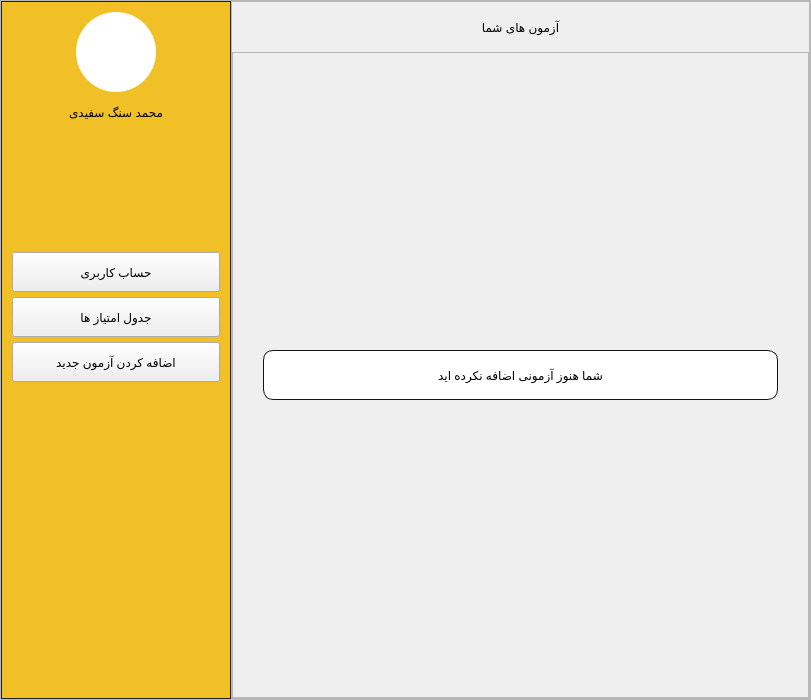
<?xml version="1.0" encoding="UTF-8"?>
<ui version="4.0">
 <class>MainWindow</class>
 <widget class="QMainWindow" name="MainWindow">
  <property name="geometry">
   <rect>
    <x>0</x>
    <y>0</y>
    <width>811</width>
    <height>700</height>
   </rect>
  </property>
  <property name="windowTitle">
   <string>MainWindow</string>
  </property>
  <widget class="QWidget" name="centralwidget">
   <layout class="QVBoxLayout" name="verticalLayout">
    <property name="spacing">
     <number>0</number>
    </property>
    <property name="leftMargin">
     <number>0</number>
    </property>
    <property name="topMargin">
     <number>0</number>
    </property>
    <property name="rightMargin">
     <number>0</number>
    </property>
    <property name="bottomMargin">
     <number>0</number>
    </property>
    <item>
     <widget class="QFrame" name="contectFrame">
      <property name="minimumSize">
       <size>
        <width>0</width>
        <height>0</height>
       </size>
      </property>
      <property name="styleSheet">
       <string notr="true">QFrame#contectFrame{}</string>
      </property>
      <property name="frameShape">
       <enum>QFrame::StyledPanel</enum>
      </property>
      <property name="frameShadow">
       <enum>QFrame::Raised</enum>
      </property>
      <layout class="QHBoxLayout" name="horizontalLayout">
       <property name="spacing">
        <number>0</number>
       </property>
       <property name="leftMargin">
        <number>0</number>
       </property>
       <property name="topMargin">
        <number>0</number>
       </property>
       <property name="rightMargin">
        <number>0</number>
       </property>
       <property name="bottomMargin">
        <number>0</number>
       </property>
       <item>
        <widget class="QFrame" name="menuFrame">
         <property name="minimumSize">
          <size>
           <width>230</width>
           <height>0</height>
          </size>
         </property>
         <property name="maximumSize">
          <size>
           <width>250</width>
           <height>16777215</height>
          </size>
         </property>
         <property name="styleSheet">
          <string notr="true">#menuFrame{
	border:1px solid rgb(34, 34, 34) ;
	background-color:#f1bf26;
}
</string>
         </property>
         <property name="frameShape">
          <enum>QFrame::StyledPanel</enum>
         </property>
         <property name="frameShadow">
          <enum>QFrame::Raised</enum>
         </property>
         <layout class="QVBoxLayout" name="verticalLayout_4">
          <property name="spacing">
           <number>5</number>
          </property>
          <property name="leftMargin">
           <number>10</number>
          </property>
          <property name="topMargin">
           <number>10</number>
          </property>
          <property name="rightMargin">
           <number>10</number>
          </property>
          <property name="bottomMargin">
           <number>10</number>
          </property>
          <item>
           <layout class="QGridLayout" name="gridLayout_2">
            <item row="0" column="0">
             <widget class="QLabel" name="profileImageLabel">
              <property name="minimumSize">
               <size>
                <width>80</width>
                <height>80</height>
               </size>
              </property>
              <property name="maximumSize">
               <size>
                <width>80</width>
                <height>80</height>
               </size>
              </property>
              <property name="sizeIncrement">
               <size>
                <width>0</width>
                <height>0</height>
               </size>
              </property>
              <property name="styleSheet">
               <string notr="true">QFrame#profileImageLabel{
backgound-color:#fffff;
border-radius:40px;
background-color:#ffffff;
}
QFrame#profileImageLabel::QPixmap{

}</string>
              </property>
              <property name="text">
               <string/>
              </property>
              <property name="alignment">
               <set>Qt::AlignCenter</set>
              </property>
             </widget>
            </item>
           </layout>
          </item>
          <item>
           <layout class="QGridLayout" name="gridLayout">
            <property name="horizontalSpacing">
             <number>6</number>
            </property>
            <property name="verticalSpacing">
             <number>0</number>
            </property>
            <item row="0" column="0">
             <widget class="QLabel" name="profileNameLabel">
              <property name="minimumSize">
               <size>
                <width>0</width>
                <height>30</height>
               </size>
              </property>
              <property name="maximumSize">
               <size>
                <width>16777215</width>
                <height>16777215</height>
               </size>
              </property>
              <property name="styleSheet">
               <string notr="true"/>
              </property>
              <property name="text">
               <string>محمد سنگ سفیدی</string>
              </property>
              <property name="alignment">
               <set>Qt::AlignCenter</set>
              </property>
             </widget>
            </item>
           </layout>
          </item>
          <item>
           <spacer name="verticalSpacer">
            <property name="orientation">
             <enum>Qt::Vertical</enum>
            </property>
            <property name="sizeType">
             <enum>QSizePolicy::Minimum</enum>
            </property>
            <property name="sizeHint" stdset="0">
             <size>
              <width>20</width>
              <height>120</height>
             </size>
            </property>
           </spacer>
          </item>
          <item>
           <widget class="QPushButton" name="profileSettingButton">
            <property name="minimumSize">
             <size>
              <width>90</width>
              <height>40</height>
             </size>
            </property>
            <property name="maximumSize">
             <size>
              <width>16777215</width>
              <height>16777215</height>
             </size>
            </property>
            <property name="text">
             <string>حساب کاربری</string>
            </property>
           </widget>
          </item>
          <item>
           <widget class="QPushButton" name="ratingTableButton">
            <property name="minimumSize">
             <size>
              <width>90</width>
              <height>40</height>
             </size>
            </property>
            <property name="maximumSize">
             <size>
              <width>16777215</width>
              <height>16777215</height>
             </size>
            </property>
            <property name="text">
             <string>جدول امتیاز ها</string>
            </property>
           </widget>
          </item>
          <item>
           <widget class="QPushButton" name="createQuizButton">
            <property name="minimumSize">
             <size>
              <width>90</width>
              <height>40</height>
             </size>
            </property>
            <property name="maximumSize">
             <size>
              <width>16777215</width>
              <height>16777215</height>
             </size>
            </property>
            <property name="text">
             <string>اضافه کردن آزمون جدید</string>
            </property>
           </widget>
          </item>
          <item>
           <spacer name="verticalSpacer_2">
            <property name="orientation">
             <enum>Qt::Vertical</enum>
            </property>
            <property name="sizeType">
             <enum>QSizePolicy::MinimumExpanding</enum>
            </property>
            <property name="sizeHint" stdset="0">
             <size>
              <width>20</width>
              <height>40</height>
             </size>
            </property>
           </spacer>
          </item>
         </layout>
        </widget>
       </item>
       <item>
        <widget class="QFrame" name="contentFrame">
         <property name="frameShape">
          <enum>QFrame::StyledPanel</enum>
         </property>
         <property name="frameShadow">
          <enum>QFrame::Raised</enum>
         </property>
         <layout class="QVBoxLayout" name="verticalLayout_2">
          <property name="spacing">
           <number>0</number>
          </property>
          <property name="leftMargin">
           <number>0</number>
          </property>
          <property name="topMargin">
           <number>0</number>
          </property>
          <property name="rightMargin">
           <number>0</number>
          </property>
          <property name="bottomMargin">
           <number>0</number>
          </property>
          <item>
           <widget class="QLabel" name="titleLabel">
            <property name="minimumSize">
             <size>
              <width>0</width>
              <height>50</height>
             </size>
            </property>
            <property name="text">
             <string>آزمون های شما</string>
            </property>
            <property name="alignment">
             <set>Qt::AlignCenter</set>
            </property>
           </widget>
          </item>
          <item>
           <widget class="QScrollArea" name="scrollArea">
            <property name="minimumSize">
             <size>
              <width>568</width>
              <height>0</height>
             </size>
            </property>
            <property name="verticalScrollBarPolicy">
             <enum>Qt::ScrollBarAsNeeded</enum>
            </property>
            <property name="horizontalScrollBarPolicy">
             <enum>Qt::ScrollBarAlwaysOff</enum>
            </property>
            <property name="widgetResizable">
             <bool>true</bool>
            </property>
            <widget class="QWidget" name="scrollAreaWidgetContents">
             <property name="geometry">
              <rect>
               <x>0</x>
               <y>0</y>
               <width>575</width>
               <height>644</height>
              </rect>
             </property>
             <layout class="QGridLayout" name="contectLayout">
              <property name="leftMargin">
               <number>30</number>
              </property>
              <property name="topMargin">
               <number>30</number>
              </property>
              <property name="rightMargin">
               <number>30</number>
              </property>
              <property name="bottomMargin">
               <number>30</number>
              </property>
              <property name="horizontalSpacing">
               <number>0</number>
              </property>
              <property name="verticalSpacing">
               <number>30</number>
              </property>
              <item row="0" column="0">
               <widget class="QLabel" name="emptyLabel">
                <property name="enabled">
                 <bool>true</bool>
                </property>
                <property name="minimumSize">
                 <size>
                  <width>150</width>
                  <height>50</height>
                 </size>
                </property>
                <property name="maximumSize">
                 <size>
                  <width>10000000</width>
                  <height>50</height>
                 </size>
                </property>
                <property name="styleSheet">
                 <string notr="true">#emptyLabel{
	border:1px solid #151414;
    border-radius: 10px;
    background-color: #ffffff;
}</string>
                </property>
                <property name="text">
                 <string>شما هنوز آزمونی اضافه نکرده اید</string>
                </property>
                <property name="alignment">
                 <set>Qt::AlignCenter</set>
                </property>
               </widget>
              </item>
             </layout>
            </widget>
           </widget>
          </item>
         </layout>
        </widget>
       </item>
      </layout>
     </widget>
    </item>
   </layout>
  </widget>
 </widget>
 <resources/>
 <connections/>
</ui>
